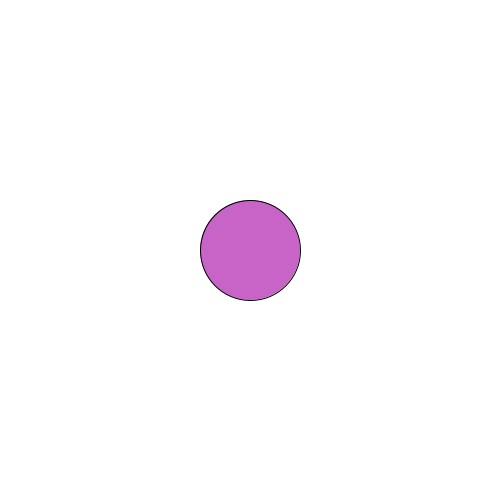
Frame 1 (no input)
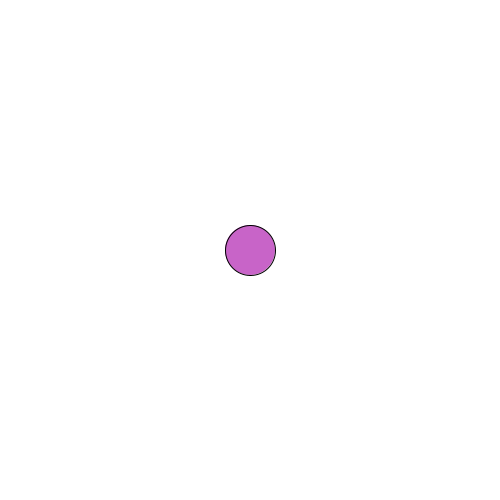
Frame 60 (the mouse pressed at the canvas centre just before this capture)
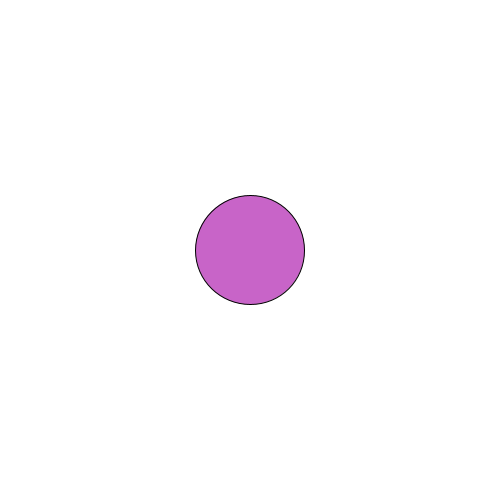
Frame 120 (the mouse held since frame 60 and released just before this capture)

The Processing sketch that drew these frames (run headless with seeded random() and noise(); from frame 60 on, the mouse is pressed at the canvas centre):

// Processing sketch: ellipse
// ── ellipse.pde
int r=100;

void setup(){
  size(500,500);
}

void draw(){
  background(255);
  fill(200,100,200);
  
  ellipse(width/2,height/2,r,r);
  float distance=dist(width/2,height/2,mouseX,mouseY);
  
  if(distance<r/2){
    r++;
  }else{
    r--;
  }
  
  if(r<50){
    r=50;
  }
  
  if(r>250){
    r=250;
  }
}
